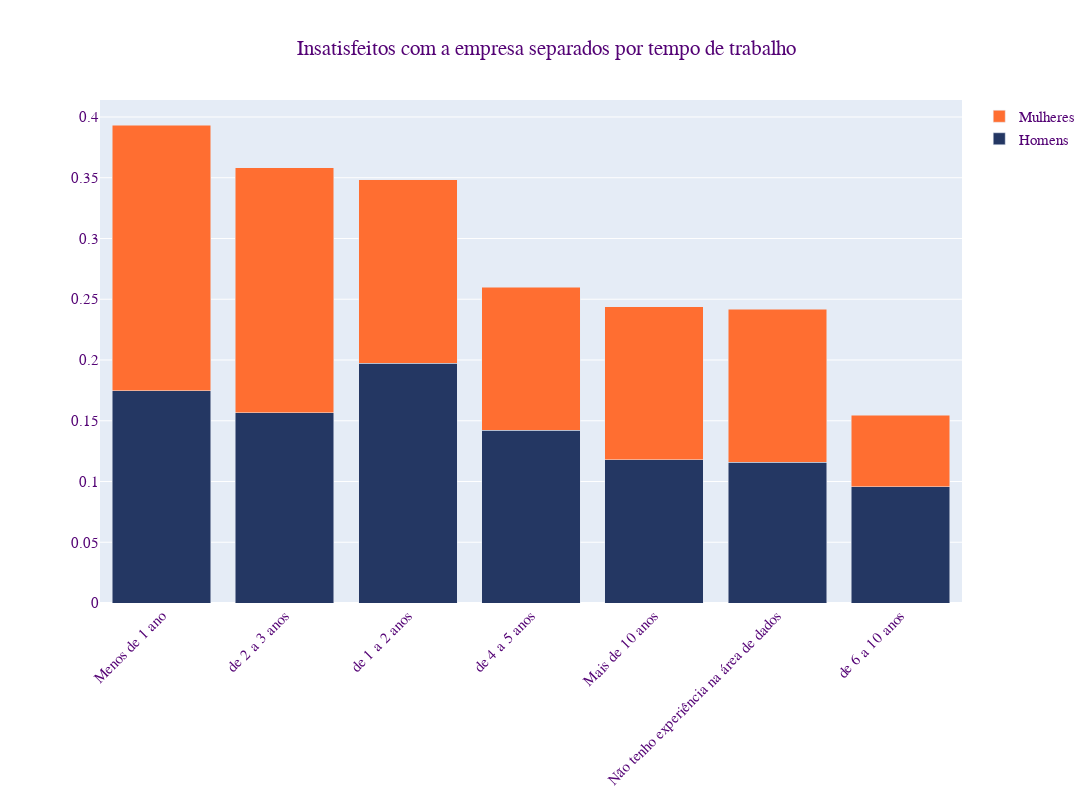

Notebook source saved alongside this figure:
### Markdown cell above
### Insatisfação x tempo de trabalho

Valores proporcionais para cada faixa de tempo de trabalho, calculados utilizando as linhas relativas a participantes insatisfeitos.

### Code cell
# Satisfeitos = 1.0
# Insatisfeitos = 0.0

insat_fem = df_fem.loc[df_fem[
                        'Você está satisfeito na sua empresa atual?'] == 0.0, 
                       ['Quanto tempo de experiência na área de dados você tem?']].value_counts(normalize=True, sort=False)

insat_masc = df_masc.loc[df_masc[
                        'Você está satisfeito na sua empresa atual?'] == 0.0, 
                         ['Quanto tempo de experiência na área de dados você tem?']].value_counts(normalize=True, sort=False)

lista_dados = insat_fem.reset_index()['Quanto tempo de experiência na área de dados você tem?'].unique().tolist()


fig = go.Figure(data=[
    go.Bar(x=lista_dados, y=insat_masc, name='Homens', marker_color=COR_MASC),
    go.Bar(x=lista_dados, y=insat_fem, name='Mulheres', marker_color=COR_FEM)
    
])

title={'text': 'Insatisfeitos com a empresa separados por tempo de trabalho',
       'y':0.95,
       'x':0.5,
       'xanchor': 'center',
       'yanchor': 'top'}

fonte = {'family': FONTE,
        'size': 15,
        'color': COR_FONTE}

fig.update_layout(width=1500, height=800, font=fonte, xaxis_tickangle=-45)
fig.update_layout(barmode='stack', xaxis={'categoryorder':'total descending'}, title=title)
fig.layout.margin.update({'t':100, 'l':100})
fig.show()

### Figure 1 — Plotly figure (JSON) as saved in the notebook; plotly's stock layout.template omitted (floating-point values rounded to 4 significant figures)
{"data": [{"marker": {"color": "rgb(36, 55, 99)"}, "name": "Homens", "type": "bar", "x": ["Mais de 10 anos", "Menos de 1 ano", "Não tenho experiência na área de dados", "de 1 a 2 anos", "de 2 a 3 anos", "de 4 a 5 anos", "de 6 a 10 anos"], "y": [0.1179, 0.1748, 0.1159, 0.1972, 0.1565, 0.1423, 0.09553]}, {"marker": {"color": "rgb(255, 110, 49)"}, "name": "Mulheres", "type": "bar", "x": ["Mais de 10 anos", "Menos de 1 ano", "Não tenho experiência na área de dados", "de 1 a 2 anos", "de 2 a 3 anos", "de 4 a 5 anos", "de 6 a 10 anos"], "y": [0.1261, 0.2185, 0.1261, 0.1513, 0.2017, 0.1176, 0.05882]}], "layout": {"barmode": "stack", "font": {"color": "rgb(84, 3, 117)", "family": "Arial", "size": 15}, "height": 800, "margin": {"l": 100, "t": 100}, "title": {"text": "Insatisfeitos com a empresa separados por tempo de trabalho", "x": 0.5, "xanchor": "center", "y": 0.95, "yanchor": "top"}, "width": 1500, "xaxis": {"categoryorder": "total descending", "tickangle": -45}}}
